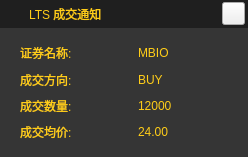
<?xml version="1.0" encoding="UTF-8"?>
<ui version="4.0">
 <class>OrderFilledTipsWindowClass</class>
 <widget class="QWidget" name="OrderFilledTipsWindowClass">
  <property name="geometry">
   <rect>
    <x>0</x>
    <y>0</y>
    <width>248</width>
    <height>157</height>
   </rect>
  </property>
  <property name="minimumSize">
   <size>
    <width>1</width>
    <height>1</height>
   </size>
  </property>
  <property name="maximumSize">
   <size>
    <width>16777215</width>
    <height>16777215</height>
   </size>
  </property>
  <property name="windowTitle">
   <string>ConnectDialog</string>
  </property>
  <property name="styleSheet">
   <string notr="true">QWidget#OrderFilledTipsWindowClass{
	/* border: 1px solid #1e1e1e;
    border-radius: 5; */
}

QWidget#titleBarWidget {
	background-color: rgb(31, 31, 31);
}

QWidget#filledInfoWidget {
	background-color: rgb(53, 53, 53);
}

QLabel {
	
	color: rgb(255, 205, 24);
}</string>
  </property>
  <layout class="QVBoxLayout" name="verticalLayout">
   <property name="spacing">
    <number>0</number>
   </property>
   <property name="leftMargin">
    <number>0</number>
   </property>
   <property name="topMargin">
    <number>0</number>
   </property>
   <property name="rightMargin">
    <number>0</number>
   </property>
   <property name="bottomMargin">
    <number>0</number>
   </property>
   <item>
    <widget class="QWidget" name="titleBarWidget" native="true">
     <property name="maximumSize">
      <size>
       <width>16777215</width>
       <height>28</height>
      </size>
     </property>
     <property name="font">
      <font>
       <family>Arial</family>
      </font>
     </property>
     <property name="styleSheet">
      <string notr="true">;
</string>
     </property>
     <layout class="QHBoxLayout" name="horizontalLayout">
      <property name="leftMargin">
       <number>0</number>
      </property>
      <property name="topMargin">
       <number>0</number>
      </property>
      <property name="rightMargin">
       <number>3</number>
      </property>
      <property name="bottomMargin">
       <number>0</number>
      </property>
      <item>
       <widget class="QLabel" name="iconApp">
        <property name="minimumSize">
         <size>
          <width>23</width>
          <height>23</height>
         </size>
        </property>
        <property name="maximumSize">
         <size>
          <width>23</width>
          <height>23</height>
         </size>
        </property>
        <property name="styleSheet">
         <string notr="true"/>
        </property>
        <property name="text">
         <string/>
        </property>
       </widget>
      </item>
      <item>
       <widget class="QLabel" name="textTitle">
        <property name="minimumSize">
         <size>
          <width>0</width>
          <height>23</height>
         </size>
        </property>
        <property name="maximumSize">
         <size>
          <width>16777215</width>
          <height>23</height>
         </size>
        </property>
        <property name="font">
         <font>
          <family>Arial</family>
         </font>
        </property>
        <property name="styleSheet">
         <string notr="true"/>
        </property>
        <property name="text">
         <string>LTS 成交通知</string>
        </property>
       </widget>
      </item>
      <item>
       <widget class="QPushButton" name="buttonClose">
        <property name="minimumSize">
         <size>
          <width>23</width>
          <height>23</height>
         </size>
        </property>
        <property name="maximumSize">
         <size>
          <width>23</width>
          <height>23</height>
         </size>
        </property>
        <property name="font">
         <font>
          <family>Arial</family>
         </font>
        </property>
        <property name="text">
         <string/>
        </property>
       </widget>
      </item>
     </layout>
    </widget>
   </item>
   <item>
    <widget class="QWidget" name="filledInfoWidget" native="true">
     <property name="font">
      <font>
       <family>Arial</family>
      </font>
     </property>
     <property name="styleSheet">
      <string notr="true"/>
     </property>
     <layout class="QHBoxLayout" name="horizontalLayout_2">
      <property name="leftMargin">
       <number>0</number>
      </property>
      <property name="topMargin">
       <number>15</number>
      </property>
      <property name="rightMargin">
       <number>0</number>
      </property>
      <property name="bottomMargin">
       <number>15</number>
      </property>
      <item>
       <widget class="QWidget" name="filledInfoNameWidget" native="true">
        <layout class="QVBoxLayout" name="verticalLayout_2">
         <property name="leftMargin">
          <number>20</number>
         </property>
         <property name="topMargin">
          <number>0</number>
         </property>
         <property name="rightMargin">
          <number>0</number>
         </property>
         <property name="bottomMargin">
          <number>0</number>
         </property>
         <item>
          <widget class="QLabel" name="constTextStockName">
           <property name="text">
            <string>证券名称:</string>
           </property>
          </widget>
         </item>
         <item>
          <widget class="QLabel" name="constTextDirection">
           <property name="text">
            <string>成交方向:</string>
           </property>
          </widget>
         </item>
         <item>
          <widget class="QLabel" name="constTextFilledCount">
           <property name="text">
            <string>成交数量:</string>
           </property>
          </widget>
         </item>
         <item>
          <widget class="QLabel" name="constTextFilledAvgPrice">
           <property name="text">
            <string>成交均价:</string>
           </property>
          </widget>
         </item>
        </layout>
       </widget>
      </item>
      <item>
       <widget class="QWidget" name="filledInfoWidget_2" native="true">
        <layout class="QVBoxLayout" name="verticalLayout_3">
         <property name="topMargin">
          <number>0</number>
         </property>
         <property name="rightMargin">
          <number>0</number>
         </property>
         <property name="bottomMargin">
          <number>0</number>
         </property>
         <item>
          <widget class="QLabel" name="textStockName">
           <property name="text">
            <string>MBIO</string>
           </property>
          </widget>
         </item>
         <item>
          <widget class="QLabel" name="textDirection">
           <property name="text">
            <string>BUY</string>
           </property>
          </widget>
         </item>
         <item>
          <widget class="QLabel" name="textFilledCount">
           <property name="text">
            <string>12000</string>
           </property>
          </widget>
         </item>
         <item>
          <widget class="QLabel" name="textFilledAvgPrice">
           <property name="text">
            <string>24.00</string>
           </property>
          </widget>
         </item>
        </layout>
       </widget>
      </item>
     </layout>
    </widget>
   </item>
  </layout>
 </widget>
 <layoutdefault spacing="6" margin="11"/>
 <resources/>
 <connections/>
</ui>
